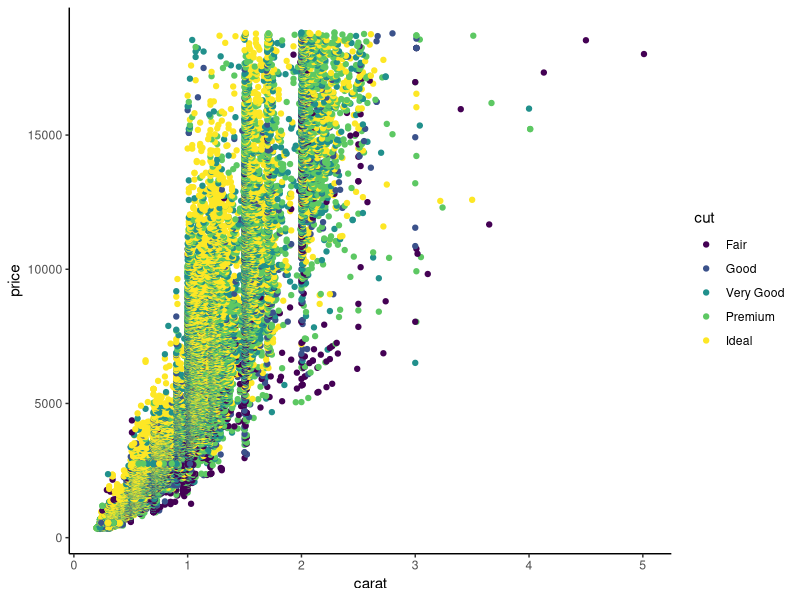
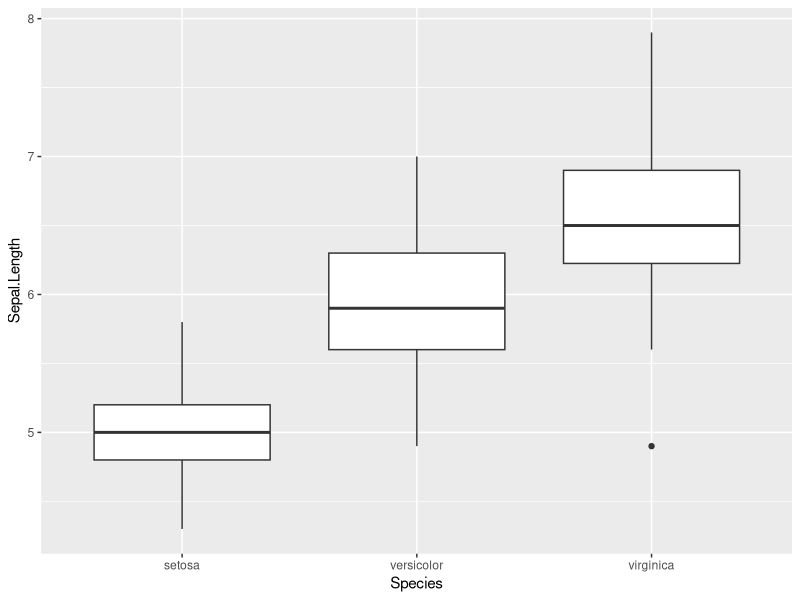
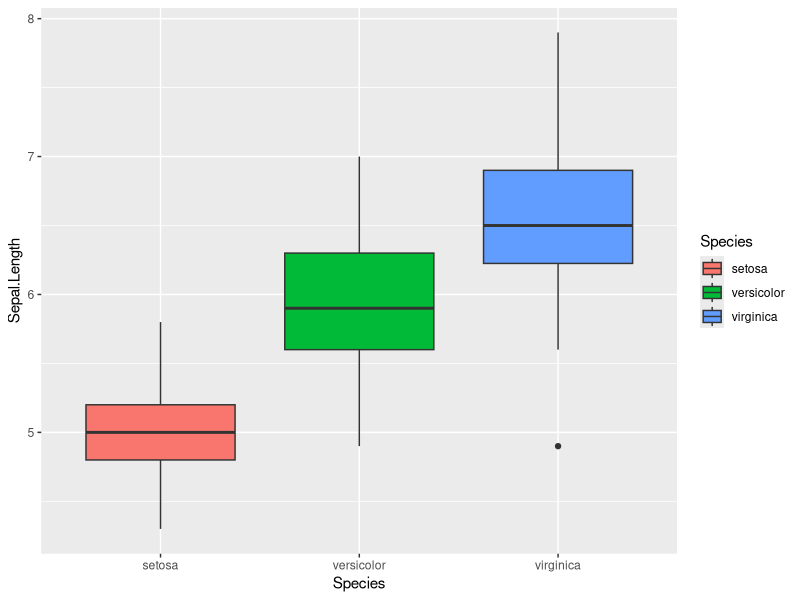
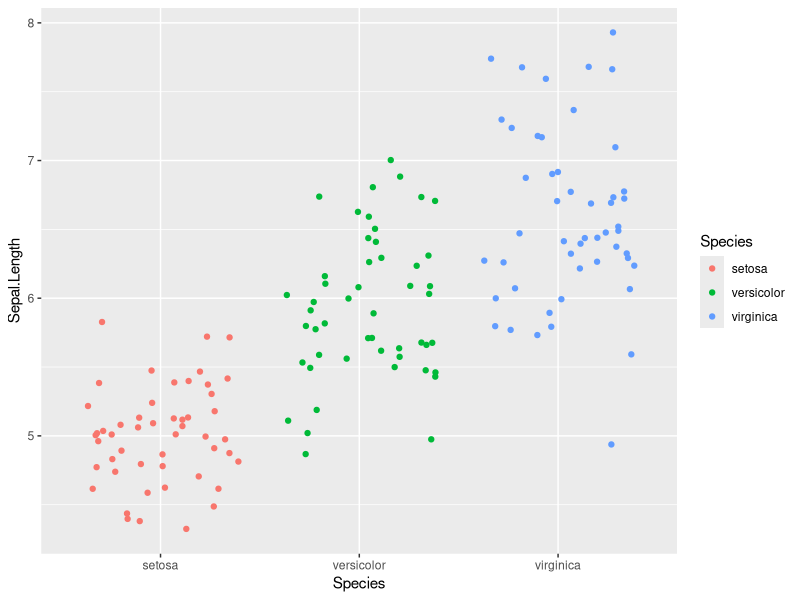
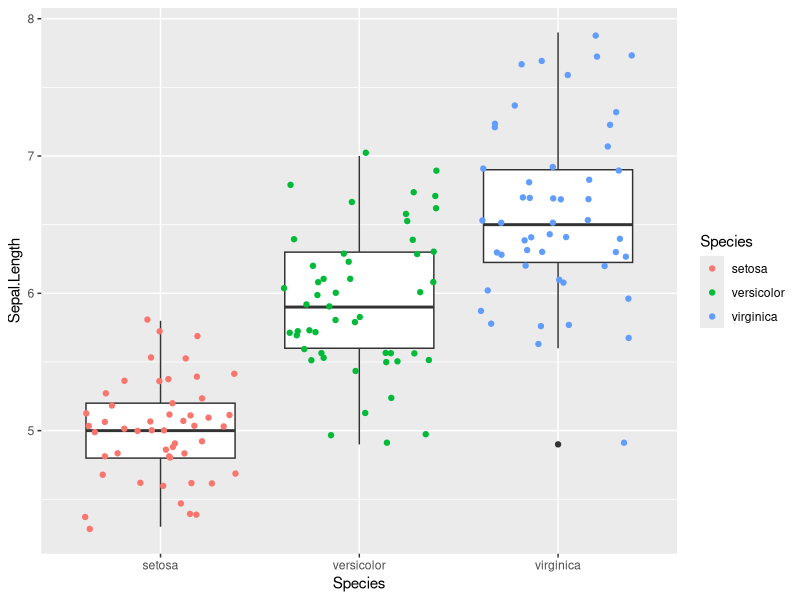
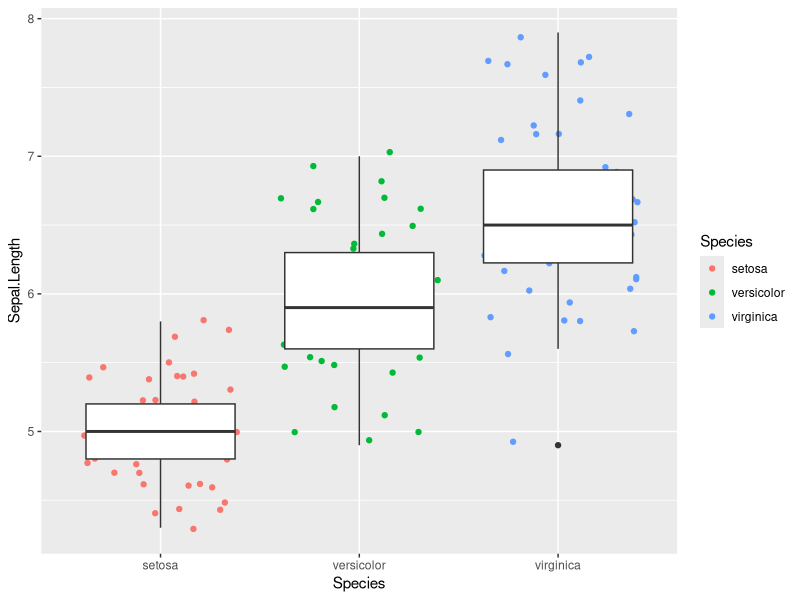
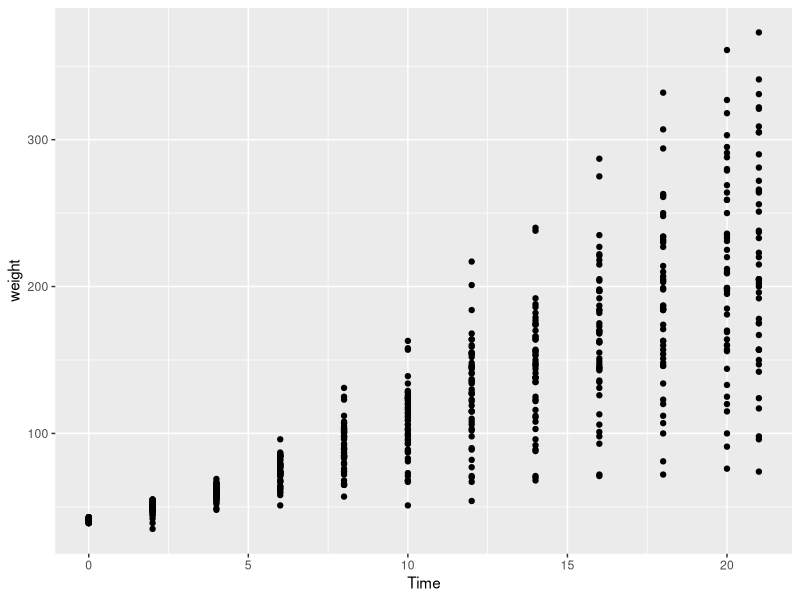
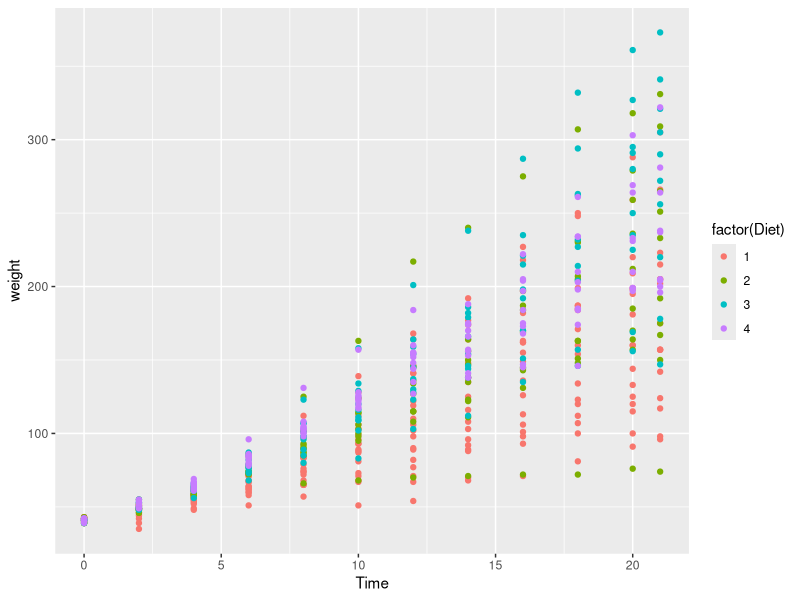

Reproduce these figures in R, in order.
## ---- chunk 1
library(tidyverse)
data("diamonds")
ggplot(diamonds, aes(x = carat, y=price)) + geom_point(aes(color = cut)) + theme_classic()
## ---- chunk 2
data("iris")
ggplot(iris, aes(x = Species, y = Sepal.Length)) + geom_boxplot()
## ---- chunk 3
ggplot(iris, aes(x = Species, y = Sepal.Length)) + geom_boxplot(aes(fill = Species))
## ---- chunk 4
ggplot(iris, aes(x = Species, y = Sepal.Length)) + geom_jitter(aes(color = Species))
## ---- chunk 5
ggplot(iris, aes(x = Species, y = Sepal.Length)) + geom_boxplot() + geom_jitter(aes(color = Species))
## ---- chunk 6
ggplot(iris, aes(x = Species, y = Sepal.Length)) + geom_jitter(aes(color = Species)) + geom_boxplot()
## ---- chunk 7
data("ChickWeight")
ggplot(ChickWeight, aes(x = Time, y= weight)) + geom_point()
## ---- chunk 8
data("ChickWeight")
ggplot(ChickWeight, aes(x = Time, y= weight)) + geom_point(aes(color = factor(Diet)))
## ---- chunk 9
ggplot(ChickWeight, aes(x = Time, y= weight)) + geom_point(aes(color = factor(Diet))) + geom_smooth(aes(fill = factor(Diet)))
## ---- chunk 10
ggplot(ChickWeight, aes(x = Time, y= weight)) + geom_point(aes(color = factor(Diet))) + geom_smooth(aes(fill = factor(Diet)), method = "lm")
## ---- chunk 11
ggplot(ChickWeight, aes(x = Time, y= weight)) + geom_point(aes(color = factor(Diet))) + stat_smooth(aes(fill = factor(Diet)), method = "lm", formula = y ~ x + I(x^2))
